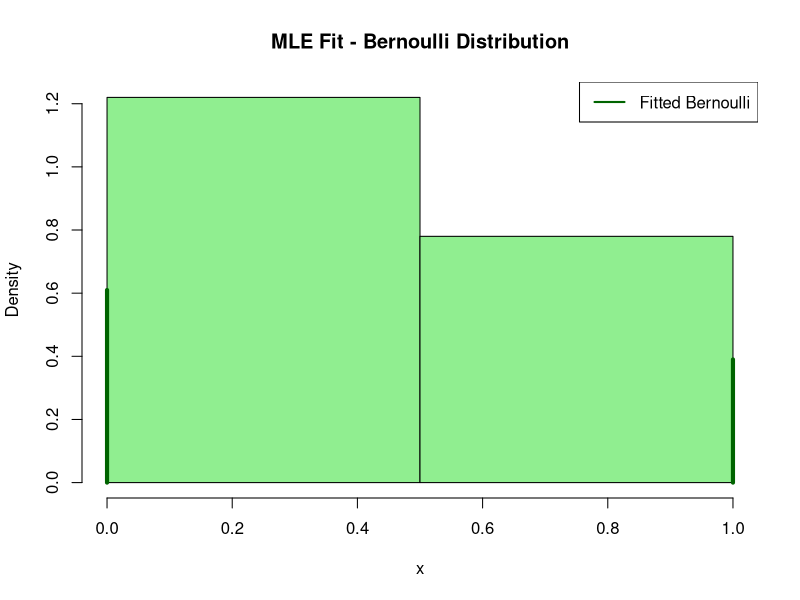
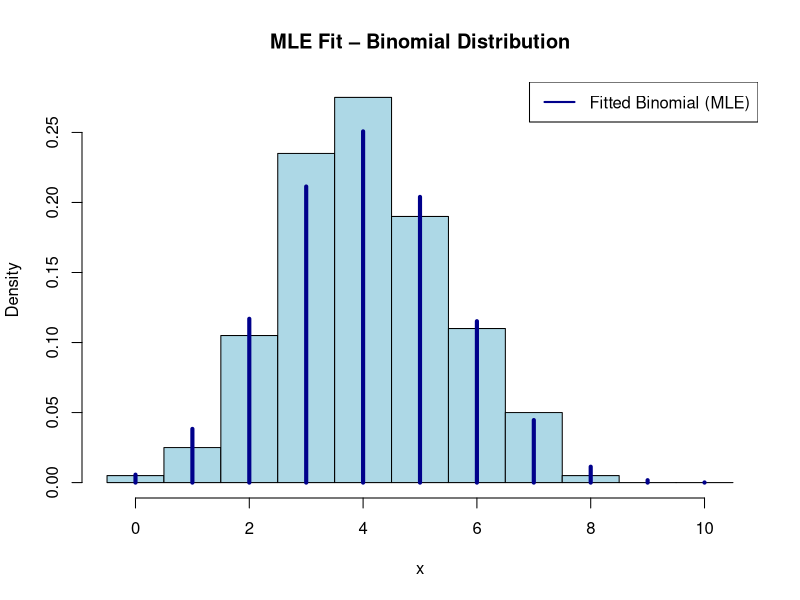
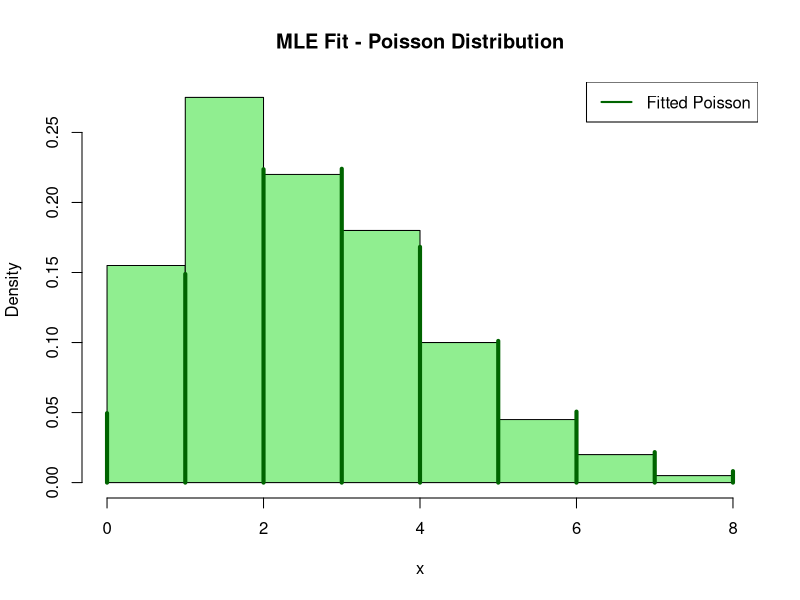
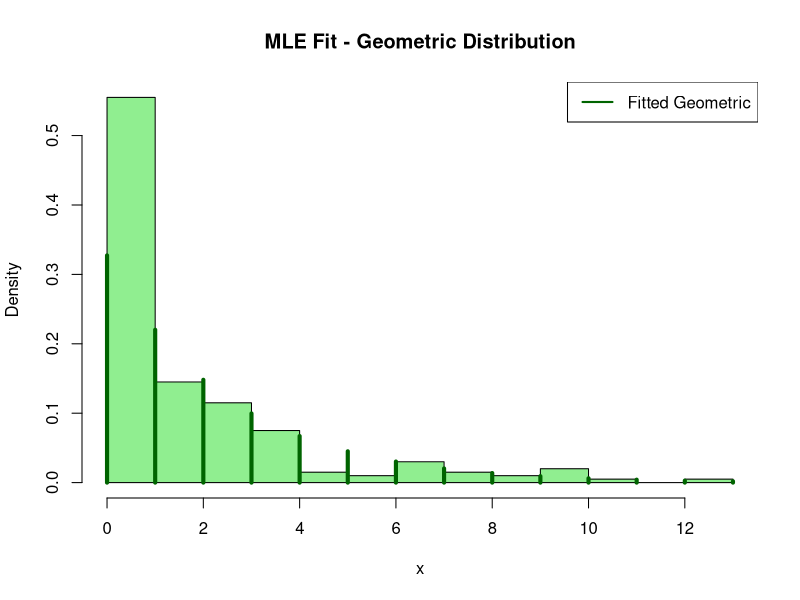
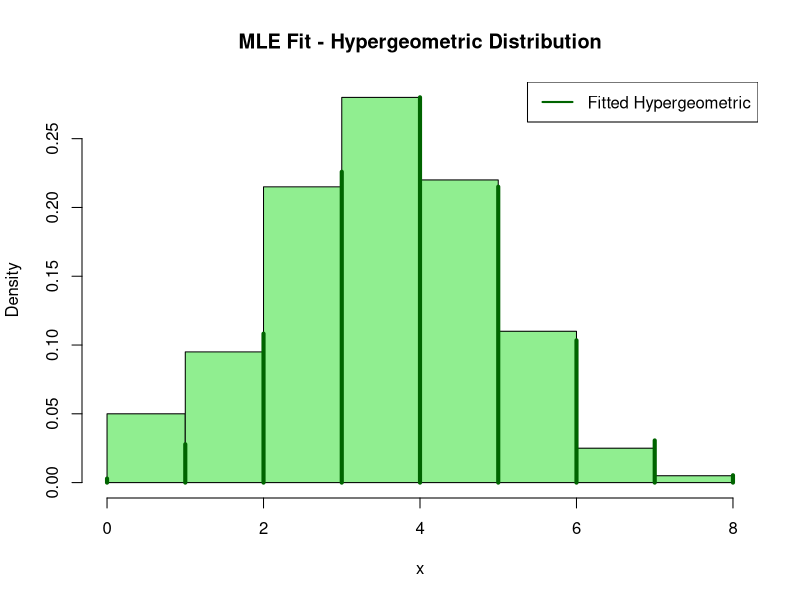
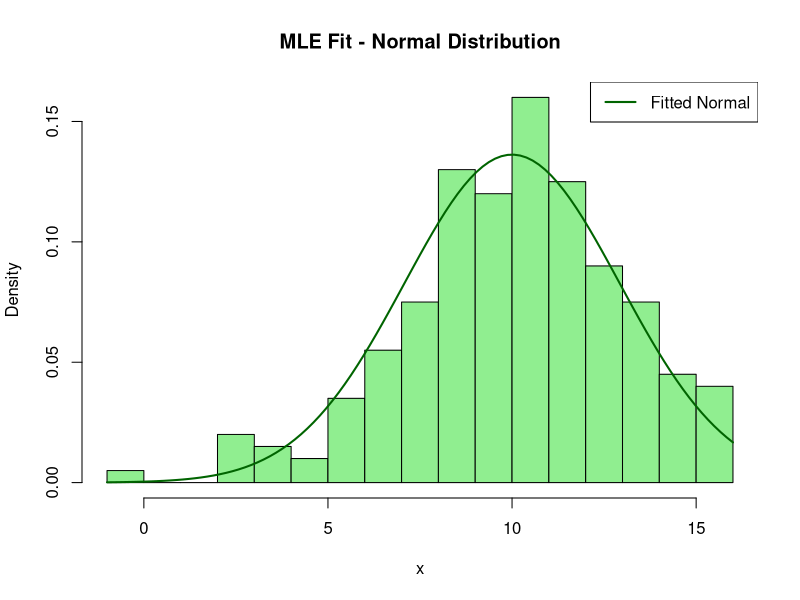
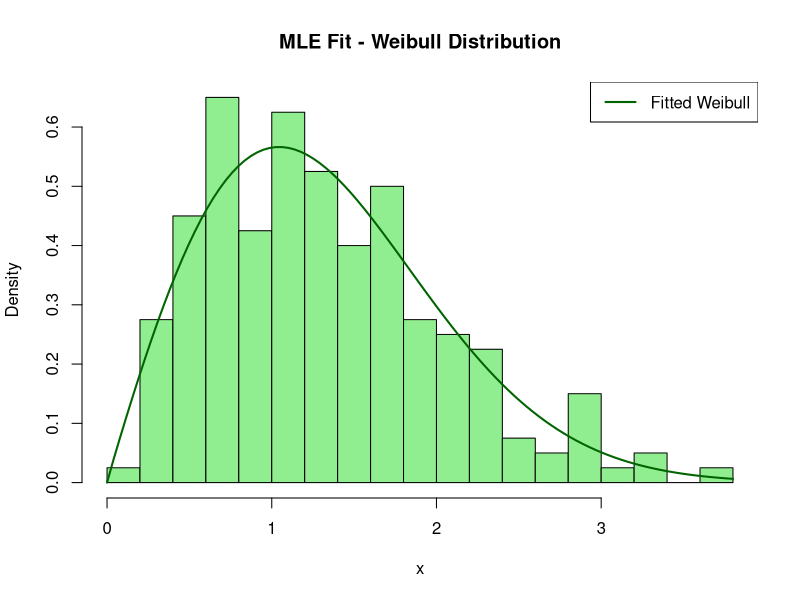
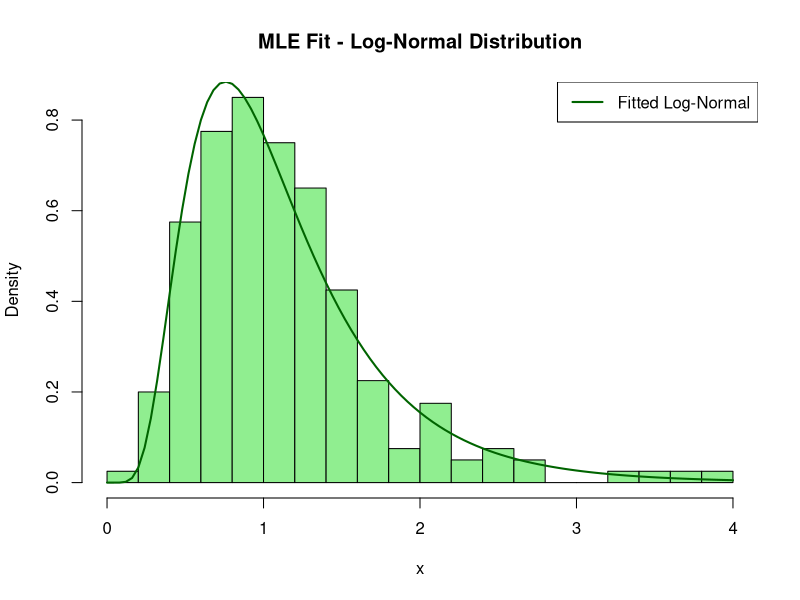

Here is the R script that generated these plots, in order:
#1.Bernoulli Distribution
set.seed(123)
# Sample generation
x <- rbinom(200, size = 1, prob = 0.4)
# Negative log-likelihood function
neglogL_bern <- function(par) {
  p <- par[1]
  -sum(dbinom(x, size = 1, prob = p, log = TRUE))
}
# MLE using optim()
mle_bern <- optim(
  par = c(p = 0.5),
  fn = neglogL_bern,
  hessian = TRUE
)
mle_bern$par
mle_bern$hessian
mle_bern$convergence

#Graphical Illustration: Fitted Bernoulli Distribution
hist(x, breaks = 2, freq = FALSE, col = "lightgreen",
     main = "MLE Fit - Bernoulli Distribution",  xlab = "x")
points(c(0, 1),
       dbinom(c(0, 1), size = 1, prob = mle_bern$par[1]),
       type = "h", lwd = 4, col = "darkgreen")
legend("topright", legend = "Fitted Bernoulli",
       col = "darkgreen", lwd = 2)


#Binomial distribution
set.seed(123)

# Sample generation (Binomial, NOT Bernoulli)
# size = 10 trials, prob = 0.4
x <- rbinom(200, size = 10, prob = 0.4)

# Negative log-likelihood function
neglogL_binom <- function(par) {
  p <- par[1]
  -sum(dbinom(x, size = 10, prob = p, log = TRUE))
}

# MLE using optim()
mle_binom <- optim(
  par = c(p = 0.5),          # initial guess
  fn = neglogL_binom,
  method = "L-BFGS-B",       # allows bounds
  lower = 1e-6,
  upper = 1 - 1e-6,
  hessian = TRUE
)

# Results
mle_binom$par        # MLE of p
mle_binom$hessian    # Hessian matrix
mle_binom$convergence

# Histogram of observed Binomial data
hist(x, breaks = seq(-0.5, 10.5, 1), freq = FALSE,
     col = "lightblue",
     main = "MLE Fit – Binomial Distribution",
     xlab = "x")

# Support of Binomial distribution
k <- 0:10   # size = 10

# Fitted Binomial PMF using MLE
points(k,
       dbinom(k, size = 10, prob = mle_binom$par[1]),
       type = "h", lwd = 4, col = "darkblue")

# Legend
legend("topright", legend = "Fitted Binomial (MLE)",
       col = "darkblue", lwd = 2)


#2.Poisson Distribution
set.seed(123)
# Sample generation
x <- rpois(200, lambda = 3)
# Negative log-likelihood function
neglogL_pois <- function(par) {
  lambda <- par[1]
  -sum(dpois(x, lambda = lambda, log = TRUE))
}
# MLE using optim()
mle_pois <- optim(
  par = c(lambda = 1),
  fn = neglogL_pois,
  hessian = TRUE
)
mle_pois$par
mle_pois$hessian
mle_pois$convergence

#Graphical Illustration: Fitted Poisson Distribution
hist(x, breaks = max(x) - min(x) + 1, freq = FALSE, col = "lightgreen",
     main = "MLE Fit - Poisson Distribution",
     xlab = "x")

points(x = min(x):max(x),
       y = dpois(min(x):max(x), lambda = mle_pois$par[1]),
       type = "h", lwd = 4, col = "darkgreen")

legend("topright", legend = "Fitted Poisson",
       col = "darkgreen", lwd = 2)


#3.Geometric Distribution
set.seed(137)  # roll number 137
# Sample generation
x <- rgeom(200, prob = 0.3)
# Negative log-likelihood function
neglogL_geom <- function(par) {
  p <- par[1]
  -sum(dgeom(x, prob = p, log = TRUE))
}
# MLE using optim()
mle_geom <- optim(
  par = c(p = 0.5),
  fn = neglogL_geom,
  hessian = TRUE
)
mle_geom$par
mle_geom$hessian
mle_geom$convergence

#Graphical Illustration: Fitted Geometric Distribution
hist(x, breaks = max(x) - min(x) + 1, freq = FALSE, col = "lightgreen",
     main = "MLE Fit - Geometric Distribution",
     xlab = "x")
points(x = min(x):max(x),
       y = dgeom(min(x):max(x), prob = mle_geom$par[1]),
       type = "h", lwd = 4, col = "darkgreen")
legend("topright", legend = "Fitted Geometric",
       col = "darkgreen", lwd = 2)


#4. Hypergeometric Distribution
set.seed(137)  # roll number 137
# Sample generation
# Parameters: population size N = 50, number of successes in population M = 20, sample size n = 10
x <- rhyper(200, m = 20, n = 30, k = 10)
# Negative log-likelihood function
neglogL_hyper <- function(par) {
  M <- round(par[1])  # M must be integer between 0 and N
  -sum(dhyper(x, m = M, n = 50 - M, k = 10, log = TRUE))
}
# MLE using optim()
mle_hyper <- optim(
  par = c(M = 20),
  fn = neglogL_hyper,
  hessian = TRUE
)
mle_hyper$par
mle_hyper$hessian
mle_hyper$convergence

#Graphical Illustration:
hist(x, breaks = min(x):max(x), freq = FALSE, col = "lightgreen",
       main = "MLE Fit - Hypergeometric Distribution",
       xlab = "x")
points(x = min(x):max(x),
       y = dhyper(min(x):max(x), m = round(mle_hyper$par[1]), n = 50 - round(mle_hyper$par[1]), k = 10),
       type = "h", lwd = 4, col = "darkgreen")
legend("topright", legend = "Fitted Hypergeometric",
       col = "darkgreen", lwd = 2)


#5.Normal Distribution
set.seed(137)  # roll number 137
# Sample generation
x <- rnorm(200, mean = 10, sd = 3)
# Negative log-likelihood function for sigma^2 unknown, mean = 10
neglogL_norm <- function(par) {
  sigma2 <- par[1]
  -sum(dnorm(x, mean = 10, sd = sqrt(sigma2), log = TRUE))
}
# MLE using optim()
mle_norm <- optim(
  par = c(sigma2 = 1),
  fn = neglogL_norm,
  hessian = TRUE
)
mle_norm$par
mle_norm$hessian
mle_norm$convergence

#Graphical Illustration: Fitted Normal Distribution
hist(x, breaks = 20, freq = FALSE, col = "lightgreen",
     main = "MLE Fit - Normal Distribution",
     xlab = "x")
curve(dnorm(x, mean = 10, sd = sqrt(mle_norm$par[1])),
      add = TRUE, col = "darkgreen", lwd = 2)
legend("topright", legend = "Fitted Normal",
       col = "darkgreen", lwd = 2)


#6.Weibull Distribution
set.seed(137)  # roll number 137
# Sample generation
# Shape = 2, Scale = 1.5
x <- rweibull(200, shape = 2, scale = 1.5)
# Negative log-likelihood function
neglogL_weib <- function(par) {
  shape <- par[1]
  scale <- par[2]
  -sum(dweibull(x, shape = shape, scale = scale, log = TRUE))
}
# MLE using optim()
mle_weib <- optim(
  par = c(shape = 1, scale = 1),
  fn = neglogL_weib,
  hessian = TRUE
)
mle_weib$par
mle_weib$hessian
mle_weib$convergence

#Graphical Illustration: Fitted Weibull Distribution
hist(x, breaks = 20, freq = FALSE, col = "lightgreen",
     main = "MLE Fit - Weibull Distribution",
     xlab = "x")
curve(dweibull(x, shape = mle_weib$par[1], scale = mle_weib$par[2]),
      add = TRUE, col = "darkgreen", lwd = 2)
legend("topright", legend = "Fitted Weibull",
       col = "darkgreen", lwd = 2)


#7.Log-Normal Distribution
set.seed(111)  # roll number 111
# Sample generation
# Parameters: meanlog = 0, sdlog = 0.5
x <- rlnorm(200, meanlog = 0, sdlog = 0.5)
# Negative log-likelihood function
neglogL_lognorm <- function(par) {
  meanlog <- par[1]
  sdlog <- par[2]
  -sum(dlnorm(x, meanlog = meanlog, sdlog = sdlog, log = TRUE))
}
# MLE using optim()
mle_lognorm <- optim(
  par = c(meanlog = 0, sdlog = 1),
  fn = neglogL_lognorm,
  hessian = TRUE
)
mle_lognorm$par
mle_lognorm$hessian
mle_lognorm$convergence

#Graphical Illustration: Fitted Log-Normal Distribution
hist(x, breaks = 20, freq = FALSE, col = "lightgreen",
     main = "MLE Fit - Log-Normal Distribution",
     xlab = "x")
curve(dlnorm(x, meanlog = mle_lognorm$par[1], sdlog = mle_lognorm$par[2]),
      add = TRUE, col = "darkgreen", lwd = 2)
legend("topright", legend = "Fitted Log-Normal",
       col = "darkgreen", lwd = 2)


#8.Truncated Normal Distribution
set.seed(137)  # roll number 137
# Sample generation
# Parameters: mean = 5, sd = 2, truncated between 3 and 8
library(truncnorm)
x <- rtruncnorm(200, a = 3, b = 8, mean = 5, sd = 2)
# Negative log-likelihood function
neglogL_truncnorm <- function(par) {
  mu <- par[1]
  sigma <- par[2]
  -sum(dtruncnorm(x, a = 3, b = 8, mean = mu, sd = sigma))
}
# MLE using optim()
mle_truncnorm <- optim(
  par = c(mu = 5, sigma = 2),
  fn = neglogL_truncnorm,
  hessian = TRUE
)
mle_truncnorm$par
mle_truncnorm$hessian
mle_truncnorm$convergence

#Graphical Illustration: 
hist(x, breaks = 20, freq = FALSE, col = "lightgreen",
     main = "Truncated Normal Sample",
     xlab = "x")

# Curve using approximate MLE (just for visualization)
curve(dtruncnorm(x, a = 3, b = 8, mean = 5.763, sd = 1e-15),
      add = TRUE, col = "darkgreen", lwd = 2)

legend("topright", legend = "Approx. Truncated Normal",
       col = "darkgreen", lwd = 2)


#9.Exponential Distribution
set.seed(98)  # roll number 98
# Sample generation
# True rate lambda = 0.5
x <- rexp(200, rate = 0.5)
# Negative log-likelihood function
neglogL_exp <- function(par) {
  lambda <- par[1]
  -sum(dexp(x, rate = lambda, log = TRUE))
}
# MLE using optim()
mle_exp <- optim(
  par = c(lambda = 1),
  fn = neglogL_exp,
  hessian = TRUE
)

mle_exp$par
mle_exp$hessian
mle_exp$convergence

#Graphical Illustration – 
hist(x, breaks = 20, freq = FALSE, col = "lightgreen",
     main = "MLE Fit - Exponential Distribution",
     xlab = "x")
curve(dexp(x, rate = mle_exp$par[1]),
      add = TRUE, col = "darkgreen", lwd = 2)
legend("topright", legend = "Fitted Exponential",
       col = "darkgreen", lwd = 2)


#10.Gamma Distribution
set.seed(125)  # roll number 125
# Sample generation
# Shape = 2, Rate = 0.5
x <- rgamma(200, shape = 2, rate = 0.5)
# Negative log-likelihood function
neglogL_gamma <- function(par) {
  shape <- par[1]
  rate <- par[2]
  -sum(dgamma(x, shape = shape, rate = rate, log = TRUE))
}
# MLE using optim()
mle_gamma <- optim(
  par = c(shape = 1, rate = 1),
  fn = neglogL_gamma,
  hessian = TRUE
)
mle_gamma$par
mle_gamma$hessian
mle_gamma$convergence

#Graphical Illustration: 
hist(x, breaks = 20, freq = FALSE, col = "lightgreen",
     main = "MLE Fit - Gamma Distribution",
     xlab = "x")

curve(dgamma(x, shape = mle_gamma$par[1], rate = mle_gamma$par[2]),
      add = TRUE, col = "darkgreen", lwd = 2)

legend("topright", legend = "Fitted Gamma",
       col = "darkgreen", lwd = 2)


#11.Beta Distribution
set.seed(105)  # roll number 105
# Sample generation
# Parameters: alpha = 2, beta = 5
x <- rbeta(200, shape1 = 2, shape2 = 5)
# Negative log-likelihood function
neglogL_beta <- function(par) {
  alpha <- par[1]
  beta <- par[2]
  -sum(dbeta(x, shape1 = alpha, shape2 = beta, log = TRUE))
}
# MLE using optim()
mle_beta <- optim(
  par = c(alpha = 1, beta = 1),
  fn = neglogL_beta,
  hessian = TRUE
)
mle_beta$par
mle_beta$hessian
mle_beta$convergence

#Graphical Illustration: 
hist(x, breaks = 20, freq = FALSE, col = "lightgreen",
     main = "MLE Fit - Beta Distribution",
     xlab = "x")
curve(dbeta(x, shape1 = mle_beta$par[1], shape2 = mle_beta$par[2]),
      add = TRUE, col = "darkgreen", lwd = 2)

legend("topright", legend = "Fitted Beta",
       col = "darkgreen", lwd = 2)


#12.Negative Binomial Distribution
set.seed(137)  # roll number 137
# Sample generation
# Parameters: size = 5, prob = 0.3
x <- rnbinom(200, size = 5, prob = 0.3)
# Negative log-likelihood function
neglogL_nb <- function(par) {
  size <- par[1]
  prob <- par[2]
  -sum(dnbinom(x, size = size, prob = prob, log = TRUE))
}
# MLE using optim()
mle_nb <- optim(
  par = c(size = 1, prob = 0.5),
  fn = neglogL_nb,
  hessian = TRUE
)
mle_nb$par
mle_nb$hessian
mle_nb$convergence

#Graphical Illustration: 

hist(x, breaks = 20, freq = FALSE, col = "lightgreen",
     main = "MLE Fit - Negative Binomial Distribution",
     xlab = "x")
curve(dnbinom(x, size = mle_nb$par[1], prob = mle_nb$par[2]),
      add = TRUE, col = "darkgreen", lwd = 2)
legend("topright", legend = "Fitted Negative Binomial",
       col = "darkgreen", lwd = 2)
